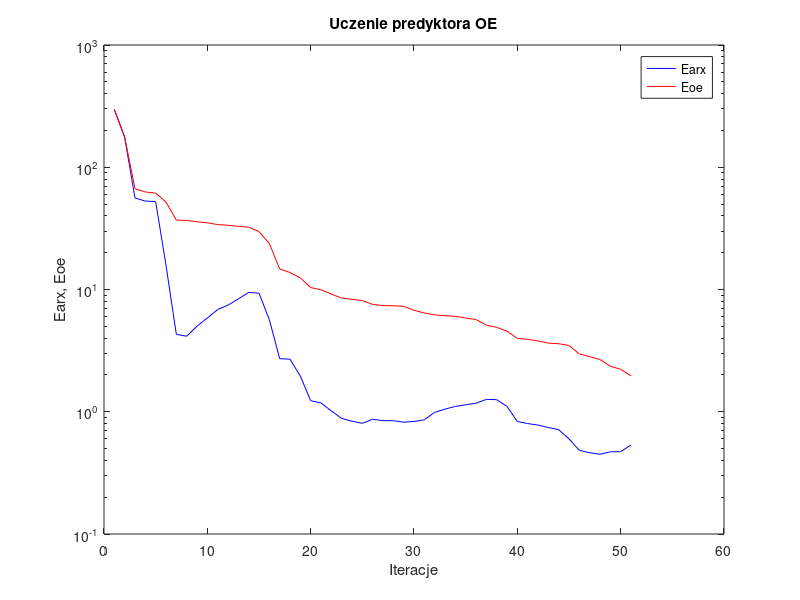
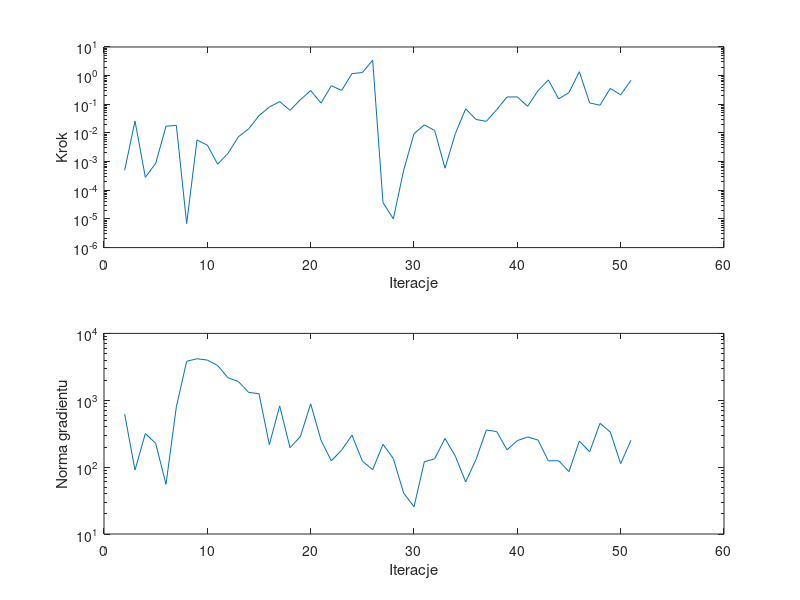

Source code (MATLAB) for these figures, in order:
%uczenie predyktora oe
clear all;
n=0; farx(n+1)=2.957528e+002; foe(n+1)=2.976300e+002; wspucz(n+1)=0.000000e+000; ng(n+1)=0.000000e+000;
%odnowa zmiennej metryki
n=1; farx(n+1)=1.753888e+002; foe(n+1)=1.771174e+002; krok(n+1)=5.002119e-004; ng(n+1)=6.185719e+002;
n=2; farx(n+1)=5.606758e+001; foe(n+1)=6.664519e+001; krok(n+1)=2.617870e-002; ng(n+1)=9.035110e+001;
n=3; farx(n+1)=5.290683e+001; foe(n+1)=6.277503e+001; krok(n+1)=2.841575e-004; ng(n+1)=3.175455e+002;
n=4; farx(n+1)=5.234426e+001; foe(n+1)=6.140837e+001; krok(n+1)=8.651099e-004; ng(n+1)=2.272506e+002;
n=5; farx(n+1)=1.578172e+001; foe(n+1)=5.197717e+001; krok(n+1)=1.706649e-002; ng(n+1)=5.536254e+001;
n=6; farx(n+1)=4.295328e+000; foe(n+1)=3.698351e+001; krok(n+1)=1.849615e-002; ng(n+1)=7.955477e+002;
n=7; farx(n+1)=4.148486e+000; foe(n+1)=3.670817e+001; krok(n+1)=6.861689e-006; ng(n+1)=3.829663e+003;
n=8; farx(n+1)=5.012409e+000; foe(n+1)=3.581573e+001; krok(n+1)=5.700116e-003; ng(n+1)=4.176926e+003;
n=9; farx(n+1)=5.851446e+000; foe(n+1)=3.511732e+001; krok(n+1)=3.762825e-003; ng(n+1)=3.991309e+003;
n=10; farx(n+1)=6.859258e+000; foe(n+1)=3.397732e+001; krok(n+1)=8.148250e-004; ng(n+1)=3.299335e+003;
n=11; farx(n+1)=7.449934e+000; foe(n+1)=3.353020e+001; krok(n+1)=1.934772e-003; ng(n+1)=2.172932e+003;
n=12; farx(n+1)=8.373222e+000; foe(n+1)=3.287875e+001; krok(n+1)=7.321912e-003; ng(n+1)=1.905918e+003;
n=13; farx(n+1)=9.458758e+000; foe(n+1)=3.231786e+001; krok(n+1)=1.389524e-002; ng(n+1)=1.311451e+003;
n=14; farx(n+1)=9.337233e+000; foe(n+1)=2.979115e+001; krok(n+1)=4.000365e-002; ng(n+1)=1.252892e+003;
n=15; farx(n+1)=5.666058e+000; foe(n+1)=2.378736e+001; krok(n+1)=8.035313e-002; ng(n+1)=2.167833e+002;
n=16; farx(n+1)=2.718899e+000; foe(n+1)=1.473147e+001; krok(n+1)=1.247419e-001; ng(n+1)=8.249630e+002;
n=17; farx(n+1)=2.689489e+000; foe(n+1)=1.377565e+001; krok(n+1)=6.168811e-002; ng(n+1)=1.954127e+002;
n=18; farx(n+1)=1.958832e+000; foe(n+1)=1.245751e+001; krok(n+1)=1.438191e-001; ng(n+1)=2.859726e+002;
n=19; farx(n+1)=1.230802e+000; foe(n+1)=1.036951e+001; krok(n+1)=3.015923e-001; ng(n+1)=8.843145e+002;
n=20; farx(n+1)=1.181213e+000; foe(n+1)=9.951715e+000; krok(n+1)=1.102898e-001; ng(n+1)=2.525797e+002;
n=21; farx(n+1)=1.015249e+000; foe(n+1)=9.168668e+000; krok(n+1)=4.461084e-001; ng(n+1)=1.241314e+002;
n=22; farx(n+1)=8.821110e-001; foe(n+1)=8.513854e+000; krok(n+1)=3.054682e-001; ng(n+1)=1.800970e+002;
n=23; farx(n+1)=8.375678e-001; foe(n+1)=8.314774e+000; krok(n+1)=1.181678e+000; ng(n+1)=2.999253e+002;
n=24; farx(n+1)=8.039726e-001; foe(n+1)=8.121598e+000; krok(n+1)=1.280117e+000; ng(n+1)=1.235546e+002;
n=25; farx(n+1)=8.679013e-001; foe(n+1)=7.549198e+000; krok(n+1)=3.444837e+000; ng(n+1)=9.150748e+001;
%odnowa zmiennej metryki
n=26; farx(n+1)=8.460517e-001; foe(n+1)=7.384109e+000; krok(n+1)=3.716123e-005; ng(n+1)=2.195620e+002;
n=27; farx(n+1)=8.450897e-001; foe(n+1)=7.356610e+000; krok(n+1)=1.008355e-005; ng(n+1)=1.342830e+002;
n=28; farx(n+1)=8.211244e-001; foe(n+1)=7.296252e+000; krok(n+1)=5.011162e-004; ng(n+1)=4.080185e+001;
n=29; farx(n+1)=8.325531e-001; foe(n+1)=6.758274e+000; krok(n+1)=9.454744e-003; ng(n+1)=2.553380e+001;
n=30; farx(n+1)=8.590558e-001; foe(n+1)=6.427022e+000; krok(n+1)=1.911063e-002; ng(n+1)=1.198655e+002;
n=31; farx(n+1)=9.885698e-001; foe(n+1)=6.203576e+000; krok(n+1)=1.219985e-002; ng(n+1)=1.335410e+002;
n=32; farx(n+1)=1.051006e+000; foe(n+1)=6.101178e+000; krok(n+1)=5.880954e-004; ng(n+1)=2.681823e+002;
n=33; farx(n+1)=1.104972e+000; foe(n+1)=6.036450e+000; krok(n+1)=9.505482e-003; ng(n+1)=1.457027e+002;
n=34; farx(n+1)=1.140545e+000; foe(n+1)=5.850758e+000; krok(n+1)=6.946048e-002; ng(n+1)=6.003105e+001;
n=35; farx(n+1)=1.173808e+000; foe(n+1)=5.680102e+000; krok(n+1)=2.959126e-002; ng(n+1)=1.299988e+002;
n=36; farx(n+1)=1.262824e+000; foe(n+1)=5.113722e+000; krok(n+1)=2.539936e-002; ng(n+1)=3.591518e+002;
n=37; farx(n+1)=1.255685e+000; foe(n+1)=4.902950e+000; krok(n+1)=6.482479e-002; ng(n+1)=3.402192e+002;
n=38; farx(n+1)=1.105258e+000; foe(n+1)=4.561250e+000; krok(n+1)=1.802050e-001; ng(n+1)=1.815496e+002;
n=39; farx(n+1)=8.321762e-001; foe(n+1)=3.984162e+000; krok(n+1)=1.809649e-001; ng(n+1)=2.491136e+002;
n=40; farx(n+1)=8.006332e-001; foe(n+1)=3.915347e+000; krok(n+1)=8.512166e-002; ng(n+1)=2.826738e+002;
n=41; farx(n+1)=7.780440e-001; foe(n+1)=3.794713e+000; krok(n+1)=2.975743e-001; ng(n+1)=2.539195e+002;
n=42; farx(n+1)=7.430010e-001; foe(n+1)=3.644357e+000; krok(n+1)=7.101669e-001; ng(n+1)=1.243161e+002;
n=43; farx(n+1)=7.132239e-001; foe(n+1)=3.600812e+000; krok(n+1)=1.541897e-001; ng(n+1)=1.246300e+002;
n=44; farx(n+1)=6.000604e-001; foe(n+1)=3.484166e+000; krok(n+1)=2.569287e-001; ng(n+1)=8.570026e+001;
n=45; farx(n+1)=4.834609e-001; foe(n+1)=2.972715e+000; krok(n+1)=1.371110e+000; ng(n+1)=2.456807e+002;
n=46; farx(n+1)=4.621680e-001; foe(n+1)=2.824103e+000; krok(n+1)=1.115271e-001; ng(n+1)=1.694376e+002;
n=47; farx(n+1)=4.490508e-001; foe(n+1)=2.674980e+000; krok(n+1)=9.326940e-002; ng(n+1)=4.519262e+002;
n=48; farx(n+1)=4.700418e-001; foe(n+1)=2.359235e+000; krok(n+1)=3.604099e-001; ng(n+1)=3.338244e+002;
n=49; farx(n+1)=4.718129e-001; foe(n+1)=2.224878e+000; krok(n+1)=2.137984e-001; ng(n+1)=1.126085e+002;
n=50; farx(n+1)=5.341399e-001; foe(n+1)=1.967819e+000; krok(n+1)=6.900158e-001; ng(n+1)=2.526072e+002;

figure; semilogy(farx,'b'); hold on; semilogy(foe,'r'); xlabel('Iteracje'); ylabel('Earx, Eoe'); legend('Earx','Eoe'); title('Uczenie predyktora OE');
figure; subplot(2,1,1); semilogy(krok); xlabel('Iteracje'); ylabel('Krok');
subplot(2,1,2); semilogy(ng); xlabel('Iteracje'); ylabel('Norma gradientu');
Earx=farx(n+1)
Eoe=foe(n+1)
